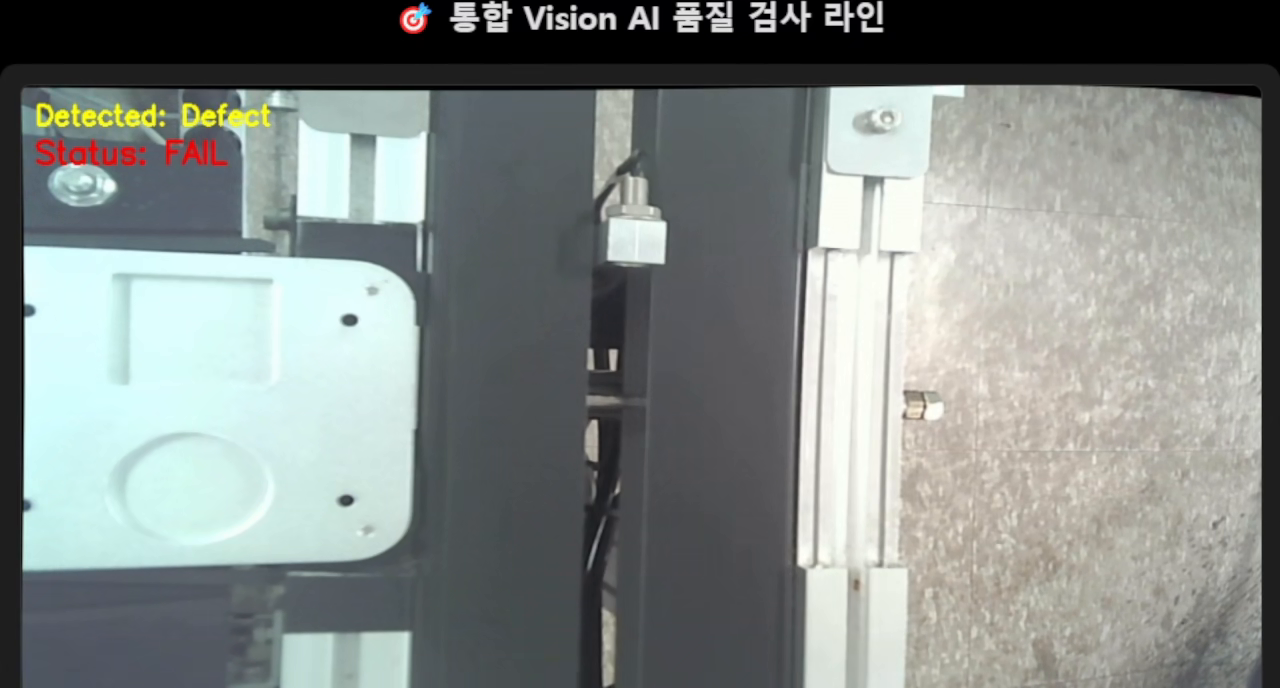
#> input picture frame 39 of 2026-04-20 Normal C4.mp4, 1280 x 688 px, given in place of the camera
$ python Video_Record.py   (older library calls are emulated)
#> lines starting #> are read from the running program, lines starting #| are printed output that depends on the picture; after the words box and inside, x2 and y2 are one past the last pixel; in counts of white or black regions, pixels touching at a corner belong together
import os
import cv2
import time
import numpy as np

# 로그 정리 (OpenCV 경고 메시지 억제)
os.environ["OPENCV_LOG_LEVEL"] = "SILENT"

# =====================================================================
# [1] 시스템 전역 상태 및 경로 설정
# =====================================================================
is_paused = False
is_running = True
is_recording = False
video_writer = None
save_dir = "recorded_videos"

record_start_time = 0
current_save_path = ""

# 화면 / UI 크기 설정 (AI 모델 입력 규격인 640x480 유지)
DISPLAY_W, DISPLAY_H = 640, 480
CANVAS_W, CANVAS_H = 1000, 580

# ---------------------------------------------------------
# [NEW] Intrinsic 캘리브레이션 데이터 로드
# ---------------------------------------------------------
try:
    # intrinsic_calibration.py에서 생성된 npy 파일을 불러옵니다.
    calib_data = np.load('camera_calib_data.npy', allow_pickle=True).item()
    K = calib_data['mtx']
    D = calib_data['dist']
    print("[System] ✅ Camera Calibration Data Loaded.")
except Exception as e:
    print(f"[Warning] ⚠️ Calibration Data not found: {e}")
    K, D = None, None

# =====================================================================
# [2] 전처리 필터 파라미터 (unified_vision_system.py와 완벽 동기화)
# =====================================================================
USE_AUTO_EXPOSURE = True  # 자동 노출 보정 활성화
USE_CLAHE = True          # 대비 제한 히스토그램 평활화 (질감 강조)
USE_GAUSSIAN = True       # 노이즈 제거
USE_EDGE_VIEW = False     # 윤곽선 보기 모드

CLAHE_CLIP = 2.0
CLAHE_TILE = (8, 8)
GAUSSIAN_KERNEL = (3, 3)

# [수정] 과노출 판단 기준: 검은 여백 제거 후 더욱 정밀한 제어를 위해 0.04(4%)로 하향
TARGET_MEAN_BRIGHTNESS = 115
HIGHLIGHT_RATIO_THRESHOLD = 0.04  # 하이라이트가 4%만 넘어도 밝기 억제

# 품질 기준 (UI 표시용)
GOOD_CONTRAST_MIN = 130.0
GOOD_SHARPNESS_MIN = 700.0


# =====================================================================
# [3] 영상 전처리 엔진 함수
# =====================================================================
# [5 lines left out: function adjust_gamma, not called in this run]

def auto_exposure_control(frame_bgr, target_mean=115, high_sat_ratio_th=0.04):
    """하이라이트 억제를 포함한 지능형 밝기 제어"""
    gray = cv2.cvtColor(frame_bgr, cv2.COLOR_BGR2GRAY)
    mean_val = float(gray.mean())
    highlight_ratio = float(np.mean(gray >= 245)) # 245 이상의 밝은 픽셀 비율

    out = frame_bgr.copy()

    # 1. 하이라이트(빛 번짐)가 기준치 초과 시 감마 보정으로 강제 억제
    if highlight_ratio > high_sat_ratio_th:
        out = adjust_gamma(out, gamma=1.45)

    # 2. 평균 밝기가 목표치보다 높을 경우 선형적으로 어둡게 조정
    gray2 = cv2.cvtColor(out, cv2.COLOR_BGR2GRAY)
    current_mean = float(gray2.mean())

    if current_mean > target_mean + 5:
        # 밝기를 8% 줄이고(alpha), 전체적으로 20만큼 어둡게(beta) 만듭니다.
        out = cv2.convertScaleAbs(out, alpha=0.92, beta=-20)

    return out, mean_val, highlight_ratio

def apply_clahe_l_channel(frame_bgr, clip=2.0, tile=(8, 8)):
    """LAB 색공간의 L(밝기) 채널에만 CLAHE를 적용하여 색 왜곡 없이 질감만 강조"""
    lab = cv2.cvtColor(frame_bgr, cv2.COLOR_BGR2LAB)
    l, a, b = cv2.split(lab)
    l2 = cv2.createCLAHE(clipLimit=clip, tileGridSize=tile).apply(l)
    return cv2.cvtColor(cv2.merge((l2, a, b)), cv2.COLOR_LAB2BGR)

# =====================================================================
# [4] 핵심 전처리 파이프라인 (왜곡 보정 + ROI 크롭 포함)
# =====================================================================
def preprocess_frame(frame_bgr):
    global USE_AUTO_EXPOSURE, USE_CLAHE, USE_GAUSSIAN, USE_EDGE_VIEW
    global K, D

    # 1. 기본 리사이즈 (640x480)
    frame_resized = cv2.resize(frame_bgr, (DISPLAY_W, DISPLAY_H))

    # 2. [NEW] Intrinsic 왜곡 보정 및 검은 여백(Black Border) 제거
    if K is not None and D is not None:
        h, w = frame_resized.shape[:2]
        # alpha=0: 왜곡을 펴면서 생기는 검은 여백을 모두 잘라낸 '유효 영역(ROI)'을 계산합니다.
        newcameramtx, roi = cv2.getOptimalNewCameraMatrix(K, D, (w, h), 0, (w, h))

        # 렌즈 왜곡 물리적 보정 실행
        undistorted = cv2.undistort(frame_resized, K, D, None, newcameramtx)

        # 계산된 ROI 영역으로 화면을 잘라내어(Crop) 검은색 테두리를 완전히 제거합니다.
        x, y, w_roi, h_roi = roi
        if w_roi > 0 and h_roi > 0:
            undistorted = undistorted[y:y+h_roi, x:x+w_roi]
            # 잘라낸 후 작아진 화면을 다시 640x480으로 복원하여 AI 입력 규격을 유지합니다.
            proc_frame = cv2.resize(undistorted, (DISPLAY_W, DISPLAY_H))
        else:
            proc_frame = undistorted
    else:
        proc_frame = frame_resized.copy()

    # 3. 자동 노출 보정 (보정된 프레임 기준)
    if USE_AUTO_EXPOSURE:
        proc_frame, mean_val, highlight_ratio = auto_exposure_control(
            proc_frame, target_mean=TARGET_MEAN_BRIGHTNESS, high_sat_ratio_th=HIGHLIGHT_RATIO_THRESHOLD)
    else:
        gray = cv2.cvtColor(proc_frame, cv2.COLOR_BGR2GRAY)
        mean_val, highlight_ratio = float(gray.mean()), float(np.mean(gray >= 245))

    # 4. 질감 강조(CLAHE) 및 노이즈 제거(Gaussian)
    if USE_CLAHE: proc_frame = apply_clahe_l_channel(proc_frame, clip=CLAHE_CLIP, tile=CLAHE_TILE)
    if USE_GAUSSIAN: proc_frame = cv2.GaussianBlur(proc_frame, GAUSSIAN_KERNEL, 0)

    # 5. 윤곽선 모드 (엣지 추출)
    if USE_EDGE_VIEW:
        gray_blur = cv2.GaussianBlur(cv2.cvtColor(proc_frame, cv2.COLOR_BGR2GRAY), (3,3), 0)
        edges = cv2.Canny(gray_blur, 70, 150)
        display_frame = proc_frame.copy()
        display_frame[edges > 0] = (0, 255, 255) # 노란색 윤곽선 표시
    else:
        display_frame = proc_frame.copy()

    return display_frame, mean_val, highlight_ratio

# =====================================================================
# [5] 품질 지표 및 UI 관련 함수 (분석용)
# =====================================================================
def analyze_frame_metrics(frame_bgr):
    """Contrast와 Sharpness 수치를 계산하여 이미지 품질 점수 산출"""
    gray = cv2.cvtColor(frame_bgr, cv2.COLOR_BGR2GRAY)
    _, mask = cv2.threshold(gray, 0, 255, cv2.THRESH_BINARY + cv2.THRESH_OTSU)
    bg_mean = cv2.mean(gray, mask=cv2.bitwise_not(mask))[0]
    obj_mean = cv2.mean(gray, mask=mask)[0]
    contrast_gap = abs(obj_mean - bg_mean)
    sharpness = cv2.Laplacian(gray, cv2.CV_64F).var()
    return contrast_gap, sharpness

def get_quality_status(contrast_gap, sharpness):
    if contrast_gap >= GOOD_CONTRAST_MIN and sharpness >= GOOD_SHARPNESS_MIN: return "GOOD", (0, 220, 0)
    elif contrast_gap >= 110 and sharpness >= 500: return "NORMAL", (0, 200, 255)
    else: return "CHECK", (0, 0, 255)

def draw_static_ui():
    """버튼 등 고정된 UI 캔버스 생성"""
    base_canvas = np.zeros((CANVAS_H, CANVAS_W, 3), dtype=np.uint8)
    cv2.rectangle(base_canvas, (640, 0), (1000, 480), (30, 30, 30), -1)
    cv2.rectangle(base_canvas, (0, 480), (1000, 580), (40, 40, 40), -1)

    cv2.rectangle(base_canvas, (20, 500), (120, 560), (0, 180, 0), -1)
    cv2.putText(base_canvas, "PLAY", (45, 538), cv2.FONT_HERSHEY_SIMPLEX, 0.6, (255, 255, 255), 2)
    cv2.rectangle(base_canvas, (140, 500), (240, 560), (0, 120, 255), -1)
    cv2.putText(base_canvas, "PAUSE", (160, 538), cv2.FONT_HERSHEY_SIMPLEX, 0.6, (255, 255, 255), 2)
    cv2.rectangle(base_canvas, (260, 500), (360, 560), (100, 100, 100), -1)
    cv2.putText(base_canvas, "RECORD", (275, 538), cv2.FONT_HERSHEY_SIMPLEX, 0.6, (255, 255, 255), 2)
    cv2.rectangle(base_canvas, (380, 500), (480, 560), (50, 50, 180), -1)
    cv2.putText(base_canvas, "EXIT", (410, 538), cv2.FONT_HERSHEY_SIMPLEX, 0.6, (255, 255, 255), 2)
    return base_canvas

def draw_dynamic_text(canvas, contrast_gap, sharpness, fps, status_text, status_color, mean_val, highlight_ratio):
    cv2.putText(canvas, f"Contrast: {contrast_gap:.1f}", (660, 70), cv2.FONT_HERSHEY_SIMPLEX, 0.8, (0, 255, 255), 2)
    cv2.putText(canvas, f"Sharpness: {sharpness:.1f}", (660, 160), cv2.FONT_HERSHEY_SIMPLEX, 0.8, (0, 255, 0), 2)
    cv2.putText(canvas, f"FPS: {fps:.1f}", (660, 250), cv2.FONT_HERSHEY_SIMPLEX, 0.8, (255, 100, 100), 2)
    cv2.putText(canvas, f"Mean Lux: {mean_val:.1f}", (660, 320), cv2.FONT_HERSHEY_SIMPLEX, 0.7, (255, 255, 255), 2)
    cv2.putText(canvas, f"HighLight: {highlight_ratio * 100:.1f}%", (660, 370), cv2.FONT_HERSHEY_SIMPLEX, 0.7, (0, 200, 255), 2)
    cv2.putText(canvas, f"Cam Status: {status_text}", (660, 430), cv2.FONT_HERSHEY_SIMPLEX, 0.8, status_color, 2)

def draw_filter_states(canvas):
    global USE_AUTO_EXPOSURE, USE_CLAHE, USE_GAUSSIAN, USE_EDGE_VIEW
    y0, font, scale, th = 455, cv2.FONT_HERSHEY_SIMPLEX, 0.42, 1
    cv2.putText(canvas, f"AUTO(A): {'ON' if USE_AUTO_EXPOSURE else 'OFF'}", (650, y0), font, scale, (200, 200, 200), th)
    cv2.putText(canvas, f"CLAHE(C): {'ON' if USE_CLAHE else 'OFF'}", (790, y0), font, scale, (200, 200, 200), th)
    cv2.putText(canvas, f"GAUSS(G): {'ON' if USE_GAUSSIAN else 'OFF'}", (650, y0 + 18), font, scale, (200, 200, 200), th)
    cv2.putText(canvas, f"EDGE(E): {'ON' if USE_EDGE_VIEW else 'OFF'}", (790, y0 + 18), font, scale, (200, 200, 200), th)

# [26 lines left out: function mouse_callback, not called in this run]

# =====================================================================
# [6] 메인 루프 (실행부)
# =====================================================================
def main():
    global is_paused, is_running, is_recording, video_writer
    global record_start_time
    global USE_AUTO_EXPOSURE, USE_CLAHE, USE_GAUSSIAN, USE_EDGE_VIEW

    os.system('cls' if os.name == 'nt' else 'clear')

    cap = cv2.VideoCapture(0, cv2.CAP_DSHOW)
    if not cap.isOpened():
        print("[ERROR] Camera not found.")
        return

    # [하드웨어 제어] AI 비전 시스템과 동일한 카메라 노출 설정 고정
    cap.set(cv2.CAP_PROP_AUTO_EXPOSURE, 1) # 수동 노출 모드 고정
    cap.set(cv2.CAP_PROP_EXPOSURE, -5)     # 물리적 노출값 강제 저하 (-5)
    cap.set(cv2.CAP_PROP_FRAME_WIDTH, 1280)
    cap.set(cv2.CAP_PROP_FRAME_HEIGHT, 720)

    window_name = "Quality Inspection Data Collector"
    cv2.namedWindow(window_name)
    cv2.setMouseCallback(window_name, mouse_callback)

    base_canvas = draw_static_ui()
#> in draw_static_ui, `cv2.rectangle(base_canvas, (640, 0), (1000, 480), (30, 30, 30), -1)`:
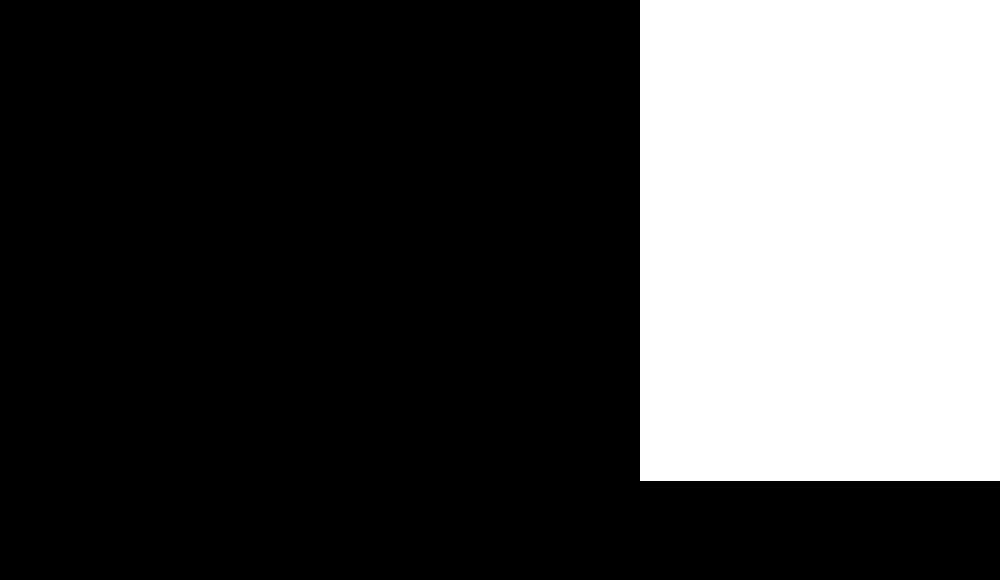
#> base_canvas: shape (580, 1000, 3); values 0 (black) and 30 (white), 29.9% white; 1 white region, box (x1, y1, x2, y2) and area: (640, 0, 1000, 481) 173160
    prev_time = 0
    frozen_canvas = base_canvas.copy()

    while is_running:
        if cv2.getWindowProperty(window_name, cv2.WND_PROP_VISIBLE) < 1: break

        if not is_paused:
            ret, frame = cap.read()
#> frame is the input picture: shape (688, 1280, 3); mean B, G, R 134, 136.5, 130.2
            if not ret: break

            # [핵심] 통합 전처리 파이프라인 적용 (왜곡 보정 및 필터링)
            processed_frame, mean_val, highlight_ratio = preprocess_frame(frame)
#> in auto_exposure_control, `gray = cv2.cvtColor(frame_bgr, cv2.COLOR_BGR2GRAY)`:
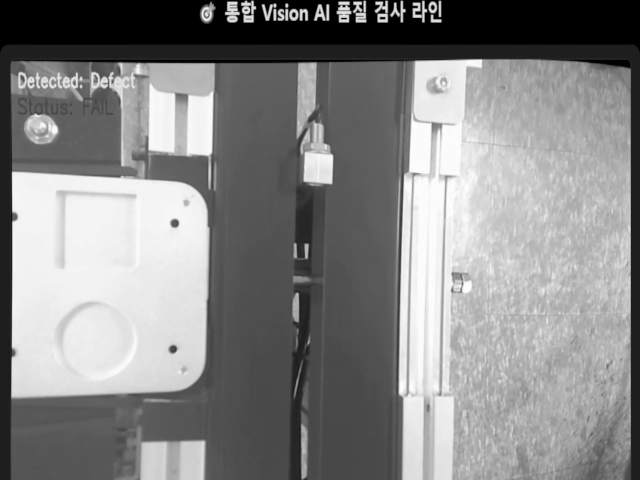
#> gray: shape (480, 640); min 0, max 254, mean 134.3
#> in auto_exposure_control, `mean_val = float(gray.mean())`: mean_val = 134.3
#> in auto_exposure_control, `highlight_ratio = float(np.mean(gray >= 245))`: highlight_ratio = 0.0316
#> in auto_exposure_control, `current_mean = float(gray2.mean())`: current_mean = 134.3
#> in auto_exposure_control, `out = cv2.convertScaleAbs(out, alpha=0.92, beta=-20)`:
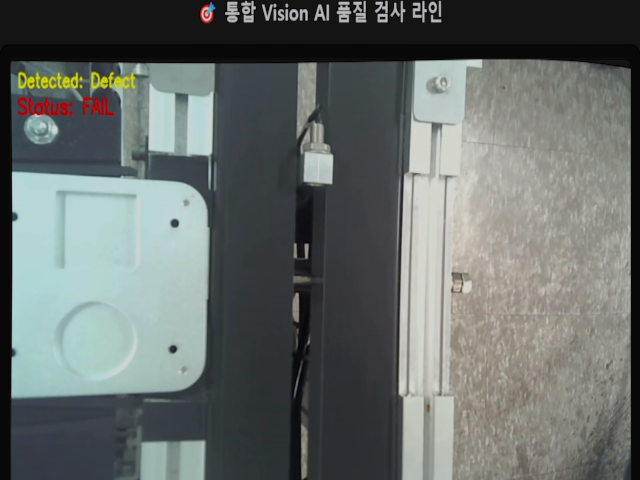
#> out: shape (480, 640, 3); mean B, G, R 106.6, 108.9, 103.1
#> in preprocess_frame, `proc_frame, mean_val, highlight_ratio = auto_exposure_control( proc_fr..`: highlight_ratio = 0.0316
#> in apply_clahe_l_channel, `l, a, b = cv2.split(lab)`:
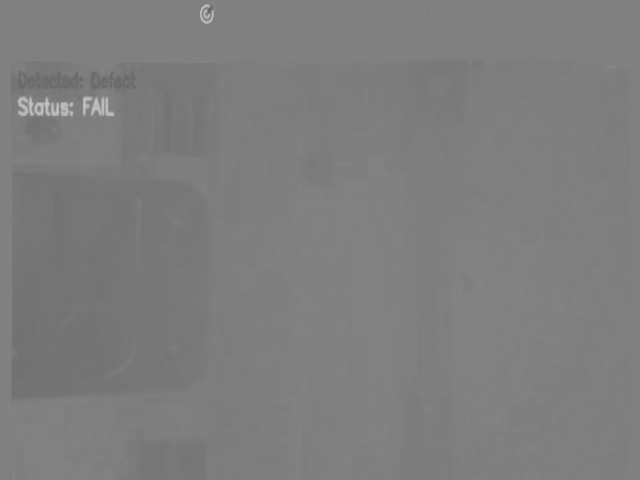
#> a: shape (480, 640); min 99, max 195, mean 125.7
#> in apply_clahe_l_channel, `return cv2.cvtColor(cv2.merge((l2, a, b)), cv2.COLOR_LAB2BGR)`:
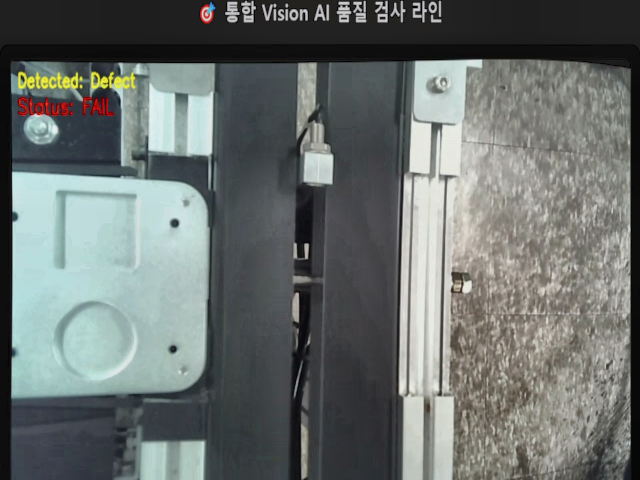
#> returned value: shape (480, 640, 3); mean B, G, R 109.9, 112.3, 106.4
#> mean_val = 134.3; highlight_ratio = 0.0316

            # 영상 품질 지표 계산
            contrast_gap, sharpness = analyze_frame_metrics(processed_frame)
#> in analyze_frame_metrics, `_, mask = cv2.threshold(gray, 0, 255, cv2.THRESH_BINARY + cv2.THRESH_O..`:
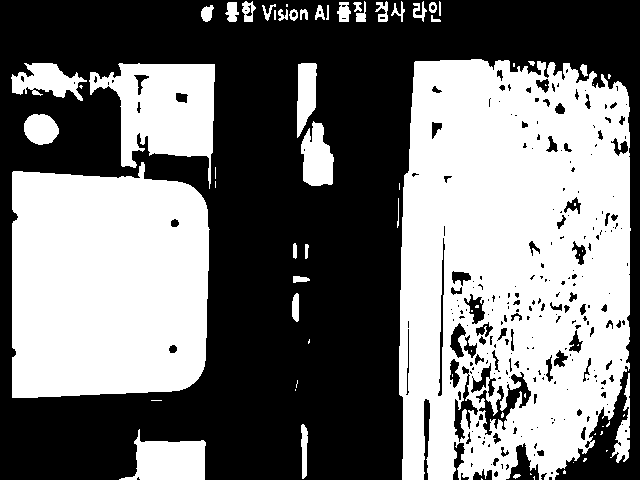
#> mask: shape (480, 640); 46.4% white; 72 white regions (35 under 20 px), largest, box (x1, y1, x2, y2) and area: (399, 59, 631, 480) 80617, (12, 162, 210, 398) 41971, (89, 63, 215, 189) 8772
#> in analyze_frame_metrics, `bg_mean = cv2.mean(gray, mask=cv2.bitwise_not(mask))[0]`: bg_mean = 57.4
#> in analyze_frame_metrics, `obj_mean = cv2.mean(gray, mask=mask)[0]`: obj_mean = 171.3
#> in analyze_frame_metrics, `contrast_gap = abs(obj_mean - bg_mean)`: contrast_gap = 113.9
#> in analyze_frame_metrics, `sharpness = cv2.Laplacian(gray, cv2.CV_64F).var()`: sharpness = 115.6
#> contrast_gap = 113.9; sharpness = 115.6
            status_text, status_color = get_quality_status(contrast_gap, sharpness)
#> status_text = 'CHECK'; status_color = (0, 0, 255)

            fps = 1 / (time.time() - prev_time) if prev_time > 0 else 0; prev_time = time.time()

            # UI 합성
            canvas = base_canvas.copy()
            canvas[0:DISPLAY_H, 0:DISPLAY_W] = processed_frame
            draw_dynamic_text(canvas, contrast_gap, sharpness, fps, status_text, status_color, mean_val, highlight_ratio)
            draw_filter_states(canvas)
#> in draw_filter_states, `cv2.putText(canvas, f"GAUSS(G): {'ON' if USE_GAUSSIAN else 'OFF'}", (6..`:
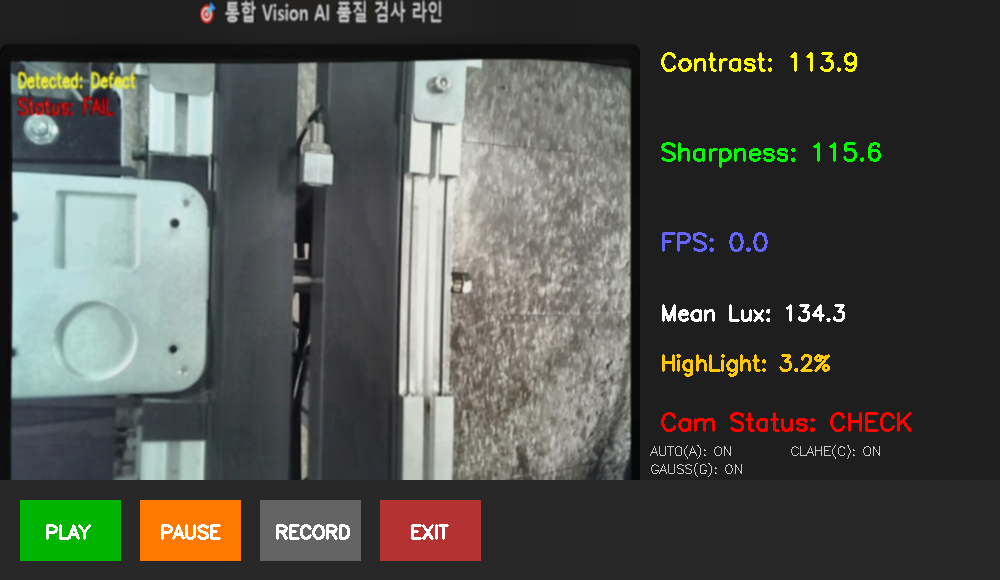
#> canvas: shape (580, 1000, 3); mean of channels 0, 1, 2 75.2, 80.8, 78.8; drawn as B, G, R

            # 녹화 중일 경우 프레임 저장
            if is_recording:
                elapsed = time.time() - record_start_time
                time_str = time.strftime("%H:%M:%S", time.gmtime(elapsed))
                cv2.rectangle(canvas, (260, 500), (360, 560), (0, 0, 220), -1)
                cv2.putText(canvas, f"REC {time_str}", (270, 538), cv2.FONT_HERSHEY_SIMPLEX, 0.55, (255, 255, 255), 2)
                if video_writer is not None: video_writer.write(canvas)

            frozen_canvas = canvas.copy()
        else:
            # 일시 정지 화면 표시
            canvas = frozen_canvas.copy()
            cv2.putText(canvas, "--- PAUSED ---", (180, 240), cv2.FONT_HERSHEY_SIMPLEX, 1.2, (0, 0, 255), 3)

        cv2.imshow(window_name, canvas)

        # 키보드 단축키 처리
        key = cv2.waitKey(1) & 0xFF
#> (key q is pressed here)
        if key == ord('q'): break
        elif key == ord('p'): is_paused = not is_paused
        elif key == ord('a'): USE_AUTO_EXPOSURE = not USE_AUTO_EXPOSURE
        elif key == ord('c'): USE_CLAHE = not USE_CLAHE
        elif key == ord('g'): USE_GAUSSIAN = not USE_GAUSSIAN
        elif key == ord('e'): USE_EDGE_VIEW = not USE_EDGE_VIEW

    cap.release()
    if video_writer is not None: video_writer.release()
    cv2.destroyAllWindows()

if __name__ == "__main__":
    main()
